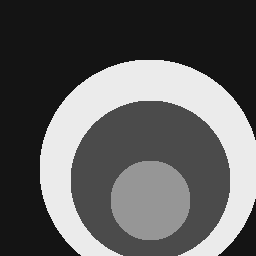
%> input picture trabalho1/ex3/NoisyAndDistortedImages/circles.bmp, 256 x 256 px
$ octave --eval "result = applyFreqLowPass;"   (GNU Octave 9; MATLAB toolbox functions it lacks are replaced by stand-ins)
%> lines starting %> are read from the running program, lines starting %| are printed output that depends on the picture; in (x1, y1, x2, y2) boxes, pixels count from 0 and x2, y2 are one past the last pixel; in counts of white or black regions, pixels touching at a corner belong together; the program's own positions count from 1
%
% ISEL - Instituto Superior de Engenharia de Lisboa.
%
% LEIC - Licenciatura em Engenharia Informatica e de Computadores.
% MEIC - Mestrado em Engenharia Informatica e de Computadores.
%
% PIB - Processamento de Imagem e Biometria.
%
% fingerprint_enhancement.m
% Transformação T aplicada através de tabela de lookup.

% Esta aplica um filtro em frequencia passa baixo.

function If = applyFreqLowPass(image, image2comapre, r)
%> called with image = -39.77

    if nargin==0
        image = 'NoisyAndDistortedImages\circles.bmp';
        image2comapre = 'NoisyAndDistortedImages\circles_1.bmp';
        r = 100;
    end

    I = imread(image);
%> I is the input picture: size 256x256 uint8; min 20, max 235, mean 94.2
    arrayImage2comapre = imread(image2comapre);
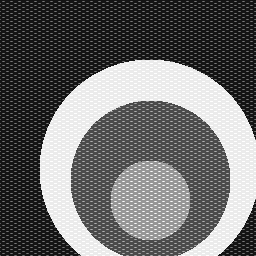
%> input picture trabalho1/ex3/NoisyAndDistortedImages/circles_1.bmp, 256 x 256 px
%> arrayImage2comapre is the input picture: size 256x256 uint8; min 20, max 255, mean 106.6

    If = frequency_filtering_low_pass(arrayImage2comapre, r);

end


function If = frequency_filtering_low_pass(I, radius)
%> called with radius = 100

    % Step 1 - Zero-padded image to resolution P=2M and Q=2N.
    Ip = [ I, zeros(size(I,1), size(I,2));
           zeros(size(I,1), size(I,2)), zeros(size(I,1), size(I,2))];
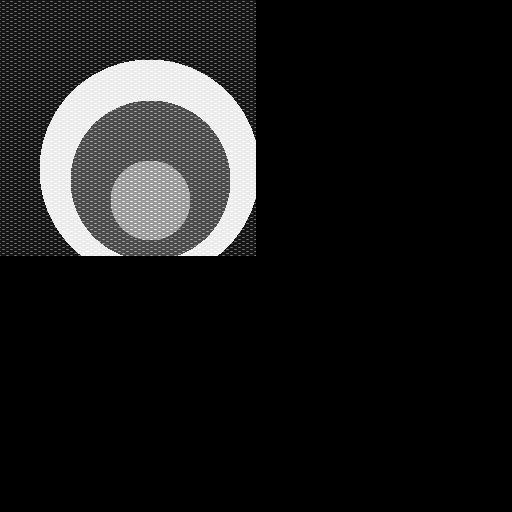
%> Ip: size 512x512 uint8; min 0, max 255, mean 26.6
    Ip = uint8(Ip);
    P = size(Ip,1);
%> P = 512
    Q = size(Ip,2);
%> Q = 512

    % Step 2 - Compute the DFT of the padded image and center its spectrum.
    Fp = fftshift(fft2(Ip));

    % Step 3 - Set the filter mask H, on the frequency domain.
    % In this case, it is a low-pass filter.
    H = zeros( P, Q );
    for m=1 : P
        for n=1 : Q
            d = sqrt( (m - P/2)^2 + (n - Q/2)^2);
            if d < radius
                H(m,n)=1;
            end
        end
    end
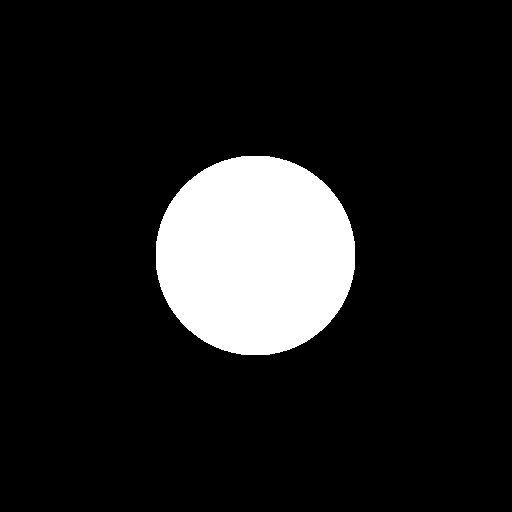
%> H: size 512x512 double; values 0 (black) and 1 (white), 12% white; 1 white region, box (x1, y1, x2, y2) and area: (156, 156, 355, 355) 31397

    % Step 4 - Multiply the spectrum of the padded image
    % with the filter mask H.
    G = Fp .* H;

    % Step 5 - Perform the inverse DFT (with centered spectrum).
    % Remove residual imaginary parts and convert to unsigned integer.
    If = ifft2 ( ifftshift(G) ) ;
    If = uint8(real(If));
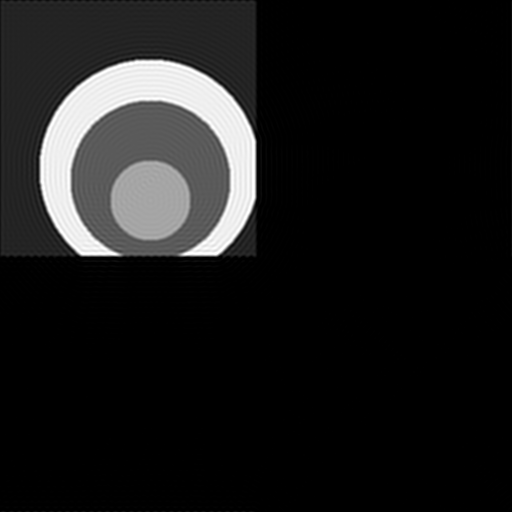
%> If: size 512x512 uint8; min 0, max 255, mean 26.7

    If = uint8(If( 1:size(I,1), 1:size(I,2)));
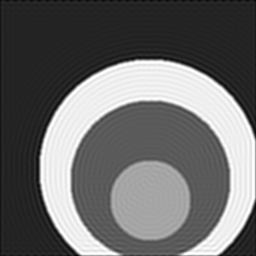
%> If: size 256x256 uint8; min 5, max 255, mean 106.3
    %figure();
    %subplot(121); imshow(I);  title(' Original ');
    %subplot(122); imshow(If); title( sprintf(' Filtered (radius=%d)',radius) );
end
